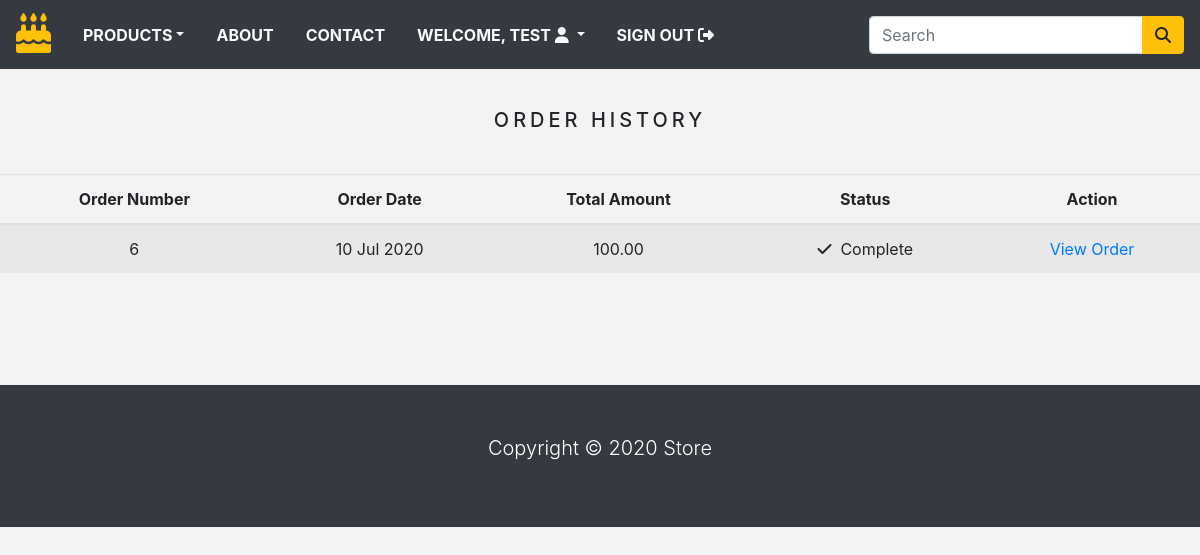
/order_history/ (signed in), run on the app's committed database.
### store/models.py (models this page shows, shortened)
class Order(models.Model):
    token = models.CharField(max_length=250, blank=True)
    total = models.DecimalField(max_digits=10, decimal_places=2, verbose_name='EUR Order Total')
    emailAddress = models.EmailField(max_length=250, blank=True, verbose_name='Email Address')
    created = models.DateTimeField(auto_now_add=True)
    billingName = models.CharField(max_length=250, blank=True)
    billingAddress1 = models.CharField(max_length=250, blank=True)
    billingCity = models.CharField(max_length=250, blank=True)
    billingPostcode = models.CharField(max_length=250, blank=True)
    billingCountry = models.CharField(max_length=250, blank=True)
    shippingName = models.CharField(max_length=250, blank=True)
    shippingAddress1 = models.CharField(max_length=250, blank=True)
    shippingCity = models.CharField(max_length=250, blank=True)
    shippingPostcode = models.CharField(max_length=250, blank=True)
    shippingCountry = models.CharField(max_length=250, blank=True)
    class Meta:
        db_table = 'Order'
        ordering = ['-created']

### store/views.py (the view)
# urls.py: path('order_history/', views.orderHistory, name='order_history'),
@login_required(redirect_field_name = 'next', login_url='signin')
def orderHistory(request):
    if request.user.is_authenticated:
        email = str(request.user.email)
        order_details = Order.objects.filter(emailAddress=email)
    return render(request, 'order_list.html', {'order_details': order_details})

### store/context_processors.py (called while the page is built)
def counter(request):
    item_count=0
    if 'admin' in request.path:
        return {}
    else:
        try:
            cart = Cart.objects.filter(cart_id=_cart_id(request))
            cart_items = CartItem.objects.all().filter(cart=cart[:1])
            for cart_item in cart_items:
                item_count += cart_item.quantity
        except Cart.DoesNotExist:
            item_count = 0
    return dict(item_count = item_count)

def menu_links(request):
    links = Category.objects.all()
    return dict(links=links)

### store/models.py (called while the page is built)
    def get_url(self):
        return reverse('products_by_category', args=[self.slug])

### store/views.py (called while the page is built)
def _cart_id(request):
    cart = request.session.session_key
    if not cart:
        cart = request.session.create()
    return cart

### store/templates/order_list.html (shortened to what this page needs)
{% extends 'base.html' %}
{% load static %}
{% block content %}
    <div class="text-center">
        <br>
        <h1 class="text-center product_title">
            Order History
        </h1>
        <br>
        {% if order_details %}
            <table class="table table-striped">
                <thead>
                    <tr>
                        <th>Order Number</th>
                        <th>Order Date</th>
                        <th>Total Amount</th>
                        <th>Status</th>
                        <th>Action</th>
                    </tr>
                </thead>
                <tbody>
                    {% for order in order_details %}
                        <tr>
                            <td>{{ order.id }}</td>
                            <td>{{ order.created| date:"d M Y" }}</td>
                            <td>{{ order.total }}</td>
                            <td><i class="fas fa-check"></i>&nbsp; Complete</td>
                            <td><a href="{% url 'order_detail' order.id %}">View Order</a></td>
                        </tr>
                    {% endfor %}
                </tbody>
            </table>
        {% else %}
            <p>You have not placed any orders yet.</p>
            <br><br>
            <a href="{% url 'home' %}" class="btn btn-secondary">Continue Shopping</a>
        {% endif %}
    </div>
    <br><br>
{% endblock %}

### store/templates/navbar.html (shortened to what this page needs)
<nav class="navbar navbar-expand-md navbar-light bg-dark">
    <a href="/" class="navbar-brand"><i class="fas fa-birthday-cake text-warning fa-2x"></i></a>
    <div class="collapse navbar-collapse justify-content-between" id="nav">
    <ul class="navbar-nav">
        <li class="nav-item dropdown"><a class="nav-link text-light text-uppercase font-weight-bold px-3 dropdown-toggle" href="" data-toggle="dropdown">Products</a>
        </li>
        <li class="nav-item"><a class="nav-link text-light text-uppercase font-weight-bold px-3" href="{% url 'about' %}">About</a></li>
        <li class="nav-item"><a class="nav-link text-light text-uppercase font-weight-bold px-3" href="{% url 'contact' %}">Contact</a></li>
        {% if request.user.is_authenticated and request.user.first_name %}
            <li class="nav-item dropdown">
                <a class="nav-link text-light text-uppercase font-weight-bold px-3 dropdown-toggle" data-toggle="dropdown">
                    Welcome, {{ request.user.first_name }} <i class="fas fa-user circle"></i>
                </a>
            </li>
            <li class="nav-item">
                <a class="nav-link text-light text-uppercase font-weight-bold px-3" href="{% url 'signout' %}">
                    Sign Out <i class="fas fa-sign-out-alt"></i>
                </a>
            </li>
            {% endif %}
    </ul>
    <form class="form-inline ml-3" action="{% url 'search' %}", method="GET">
        <div class="input-group">
            <input type="text" name="name" class="form-control" placeholder="Search">
            <div class="input-group-append">
                <button type="submit" class="btn btn-warning"><i class="fas fa-search"></i></button>
            </div>
        </div>
    </form>
    </div>
</nav>

### store/static/css/base.css (style rules this page uses)
body { background-color: #f3f3f3; }
.product_title { font-size: 20px; text-transform: uppercase; letter-spacing: .2em; padding-top: 15px; padding-bottom: 10px; }

### data on the page
Order: id "6", created "10 Jul 2020", total "100.00"

### other printed values
{{ request.user.first_name }} "TEST"
